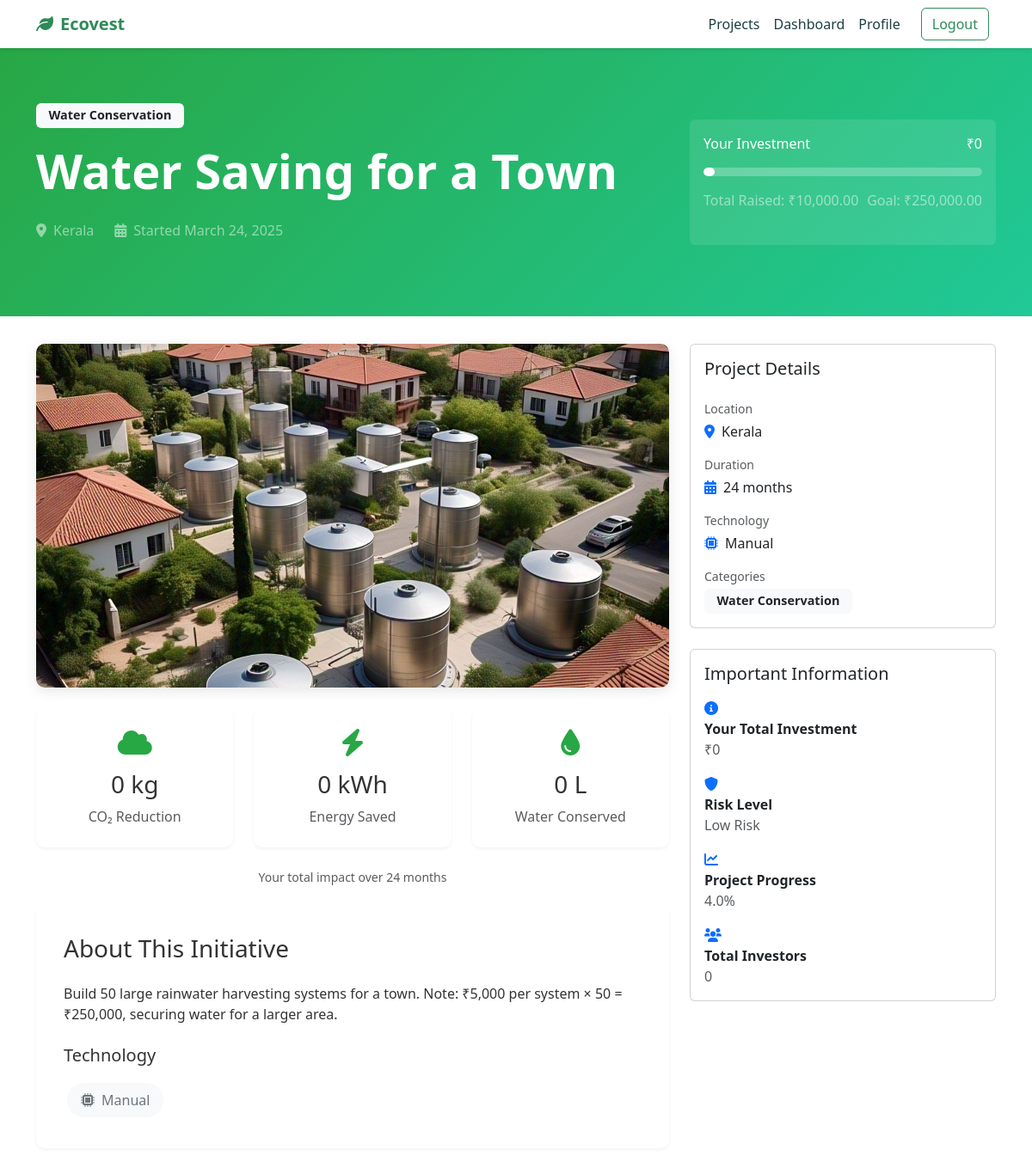
Before: /users/initiative/36/ (signed in, upper part) with the older database file.
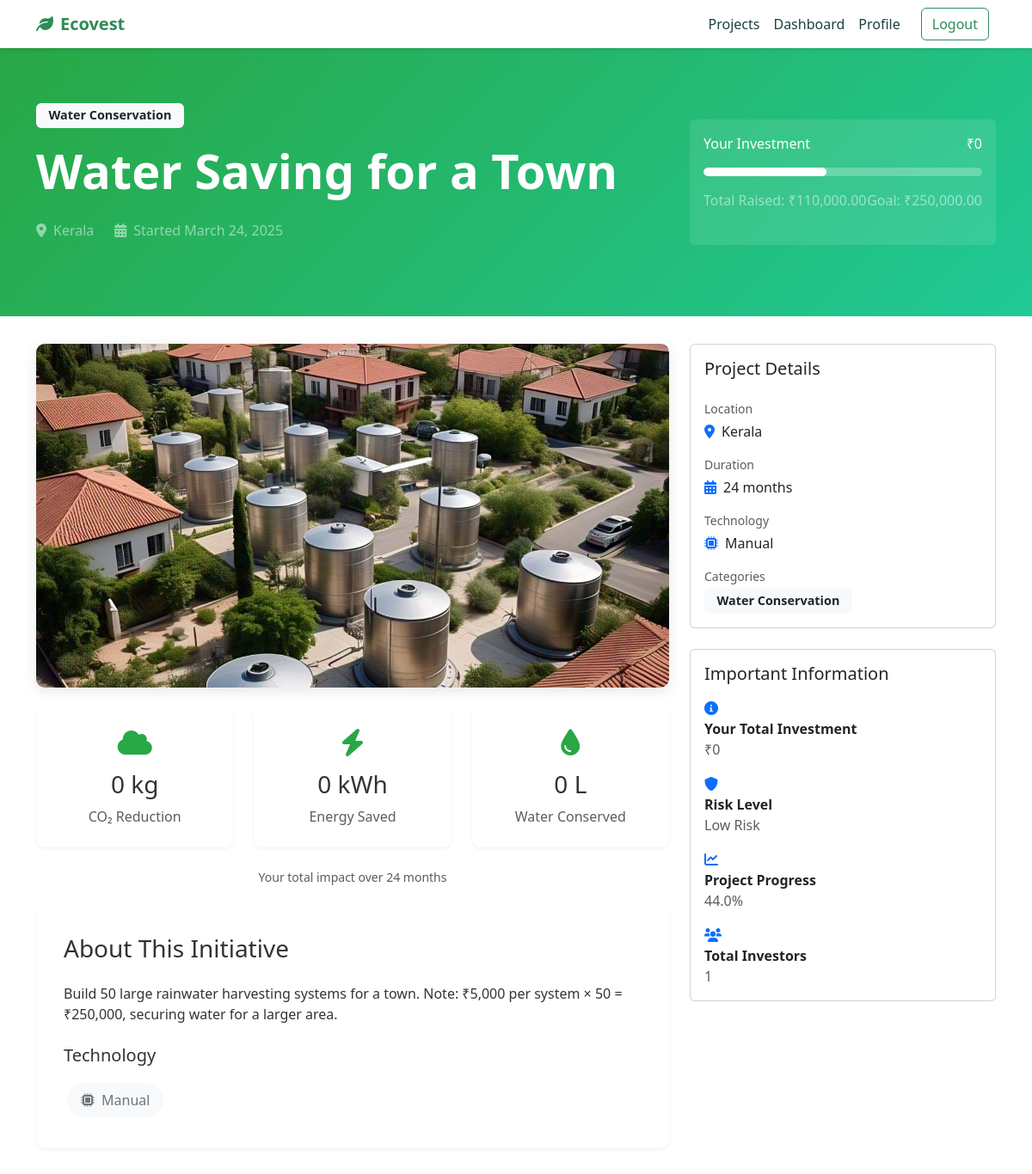
After: the same page with the newer database file.
### initiatives/models.py (models this page shows, shortened)
class Initiative(models.Model):
    STATUS_CHOICES = [
        ('draft', 'Draft'),
        ('active', 'Active'),
        ('funded', 'Funded'),
        ('completed', 'Completed'),
        ('cancelled', 'Cancelled')
    ]
    LOCATION_CHOICES = [
        ('Andhra Pradesh', 'Andhra Pradesh'),
        ('Arunachal Pradesh', 'Arunachal Pradesh'),
        ('Assam', 'Assam'),
        ('Bihar', 'Bihar'),
        ('Chhattisgarh', 'Chhattisgarh'),
        ('Goa', 'Goa'),
        ('Gujarat', 'Gujarat'),
        ('Haryana', 'Haryana'),
        ('Himachal Pradesh', 'Himachal Pradesh'),
        ('Jharkhand', 'Jharkhand'),
        ('Karnataka', 'Karnataka'),
        ('Kerala', 'Kerala'),
        ('Madhya Pradesh', 'Madhya Pradesh'),
        ('Maharashtra', 'Maharashtra'),
        ('Manipur', 'Manipur'),
        ('Meghalaya', 'Meghalaya'),
        ('Mizoram', 'Mizoram'),
        ('Nagaland', 'Nagaland'),
        ('Odisha', 'Odisha'),
        ('Punjab', 'Punjab'),
        ('Rajasthan', 'Rajasthan'),
        ('Sikkim', 'Sikkim'),
        ('Tamil Nadu', 'Tamil Nadu'),
        ('Telangana', 'Telangana'),
        ('Tripura', 'Tripura'),
        ('Uttar Pradesh', 'Uttar Pradesh'),
        ('Uttarakhand', 'Uttarakhand'),
        ('West Bengal', 'West Bengal')
    ]
    TECHNOLOGY_CHOICES = [
        ('Solar', 'Solar'),
        ('Wind', 'Wind'),
        ('Hydro', 'Hydro'),
        ('Organic', 'Organic'),
        ('Mechanical', 'Mechanical'),
        ('Chemical', 'Chemical'),
        ('Biofuel', 'Biofuel'),
        ('EV', 'EV'),
        ('Manual', 'Manual'),
        ('AI', 'AI')
    ]
    RISK_CHOICES = [
        ('low', 'Low Risk'),
        ('medium', 'Medium Risk'),
        ('high', 'High Risk')
    ]
    title = models.CharField(max_length=200)
    description = models.TextField()
    categories = models.ManyToManyField(Category, related_name='initiatives')
    image = models.ImageField(upload_to='initiatives/', null=True, blank=True)
    status = models.CharField(max_length=20, choices=STATUS_CHOICES, default='draft')
    location = models.CharField(max_length=100, choices=LOCATION_CHOICES, default='Karnataka')
    technology_type = models.CharField(max_length=20, choices=TECHNOLOGY_CHOICES, default='Manual')
    goal_amount = models.DecimalField(max_digits=12, decimal_places=2)
    current_amount = models.DecimalField(max_digits=12, decimal_places=2, default=0)
    created_at = models.DateTimeField(auto_now_add=True)
    updated_at = models.DateTimeField(auto_now=True)
    risk_level = models.CharField(max_length=20, choices=RISK_CHOICES, default='medium')
    duration_months = models.IntegerField(default=12)
    min_investment = models.DecimalField(max_digits=10, decimal_places=2, default=1000)
    max_investment = models.DecimalField(max_digits=12, decimal_places=2, null=True, blank=True)
    roi_estimate = models.DecimalField(max_digits=5, decimal_places=2, default=0)
    carbon_reduction_per_investment = models.FloatField(default=0)
    energy_savings_per_investment = models.FloatField(default=0)
    water_savings_per_investment = models.FloatField(default=0)
    carbon_impact = models.FloatField(default=0)  # CO2 reduction in kg
    energy_impact = models.FloatField(default=0)  # Energy saved in kWh
    water_impact = models.FloatField(default=0)   # Water saved in liters
    project_scale = models.IntegerField(
        choices=[
            (1, 'Small'),
            (2, 'Medium'),
            (3, 'Large'),
            (4, 'Very Large'),
            (5, 'Enterprise')
        ],
        default=3
    )
    def calculate_risk_score(self):
        analyzer = PortfolioAnalyzer()
        return analyzer.calculate_risk_score(self)
    def get_risk_label(self):
        analyzer = PortfolioAnalyzer()
        return analyzer.get_risk_label(self.calculate_risk_score())
    def get_progress_percentage(self):
        if self.goal_amount == 0:
            return 0
        return (self.current_amount / self.goal_amount) * 100
    class Meta:
        ordering = ['-created_at']

### users/views.py (the view)
# urls.py: path('initiative/<int:pk>/', views.user_initiative_detail, name='user_initiative_detail'),
@login_required
def user_initiative_detail(request, pk):
    initiative = get_object_or_404(Initiative, pk=pk)
    user_investments = request.user.investments.filter(initiative=initiative)
    totals = user_investments.aggregate(
        total_invested=Coalesce(Sum('amount'), 0, output_field=DecimalField()),
        carbon=Coalesce(Sum('carbon_impact'), 0, output_field=models.FloatField()),
        energy=Coalesce(Sum('energy_impact'), 0, output_field=models.FloatField()),
        water=Coalesce(Sum('water_impact'), 0, output_field=models.FloatField())
    )
    total_invested = totals['total_invested']
    impact_metrics = {
        'carbon': round(totals['carbon']),
        'energy': round(totals['energy']),
        'water': round(totals['water'])
    }
    investment_history = user_investments.order_by('-created_at')
    context = {
        'initiative': initiative,
        'total_invested': total_invested,
        'impact_metrics': impact_metrics,
        'investment_history': investment_history,
        'total_investors': initiative.investments.values('user').distinct().count(),
    }
    return render(request, 'users/user_initiative_detail.html', context)

### investments/portfolio_analyzer.py (called while the page is built)
    def calculate_risk_score(self, initiative):
        base_score = self.SCALE_WEIGHTS.get(initiative.project_scale, 3)
        risk_level_score = self.RISK_LEVEL_WEIGHTS.get(initiative.risk_level, 3)
        final_score = (base_score + risk_level_score) / 2
        return final_score

    def get_risk_label(self, score):
        if score <= 2:
            return 'Low Risk'
        elif score <= 4:
            return 'Medium Risk'
        else:
            return 'High Risk'

### users/templates/users/user_initiative_detail.html (shortened to what the changed rows need)
{% extends 'core/base.html' %}
{% load static %}
{% load humanize %}
{% block content %}
<section class="hero">
    <div class="container">
        <div class="row align-items-center">
            <div class="col-lg-8">
                <div class="mb-3">
                    {% for category in initiative.categories.all %}
                        <span class="badge bg-light text-dark me-2">{{ category.name }}</span>
                    {% endfor %}
                </div>
                <h1 class="display-4 fw-bold mb-4">{{ initiative.title }}</h1>
                <div class="d-flex align-items-center text-white-50 mb-4">
                    <i class="fas fa-map-marker-alt me-2"></i>
                    <span class="me-4">{{ initiative.location }}</span>
                    <i class="fas fa-calendar-alt me-2"></i>
                    <span>Started {{ initiative.created_at|date:"F d, Y" }}</span>
                </div>
            </div>
            <div class="col-lg-4">
                <div class="card bg-white bg-opacity-10 border-0">
                    <div class="card-body">
                        <div class="progress bg-white bg-opacity-25 mb-3">
                            <div class="progress-bar bg-white" role="progressbar"
                                 style="width: {{ initiative.get_progress_percentage }}%"></div>
                        </div>
                        <div class="d-flex justify-content-between text-white-50 mb-4">
                            <span>Total Raised: ₹{{ initiative.current_amount|intcomma }}</span>
                            <span>Goal: ₹{{ initiative.goal_amount|intcomma }}</span>
                        </div>
                    </div>
                </div>
            </div>
        </div>
    </div>
</section>
<div class="container">
    <div class="row">
        <div class="col-lg-8">
            {% if initiative.image %}
                <img src="{{ initiative.image.url }}" class="initiative-image mb-4" alt="{{ initiative.title }}">
            {% else %}
                <img src="https://source.unsplash.com/random/800x400/?{{ initiative.categories.first.name|lower }}"
                     class="initiative-image mb-4" alt="{{ initiative.title }}">
            {% endif %}
            <div class="row g-4 mb-4">
                <div class="col-md-4">
                </div>
                <div class="col-md-4">
                </div>
                <div class="col-md-4">
                </div>
            </div>
            <div class="text-muted small text-center mb-4">
                Your total impact over {{ initiative.duration_months }} months
            </div>
            <div class="detail-section">
                <h3 class="mb-4">About This Initiative</h3>
                {{ initiative.description|linebreaks }}
                <div class="mt-4">
                    <h5 class="mb-3">Technology</h5>
                    <div class="tech-badge">
                        <i class="fas fa-microchip"></i>
                        {{ initiative.technology_type }}
                    </div>
                </div>
            </div>
        </div>
        <div class="col-lg-4">
            <div class="card mb-4">
                <div class="card-body">
                    <div class="mb-3">
                        <small class="text-muted d-block mb-1">Location</small>
                        <div class="d-flex align-items-center">
                            <i class="fas fa-map-marker-alt text-primary me-2"></i>
                            {{ initiative.location }}
                        </div>
                    </div>
                    <div class="mb-3">
                        <small class="text-muted d-block mb-1">Duration</small>
                        <div class="d-flex align-items-center">
                            <i class="fas fa-calendar-alt text-primary me-2"></i>
                            {{ initiative.duration_months }} months
                        </div>
                    </div>
                    <div class="mb-3">
                        <small class="text-muted d-block mb-1">Technology</small>
                        <div class="d-flex align-items-center">
                            <i class="fas fa-microchip text-primary me-2"></i>
                            {{ initiative.technology_type }}
                        </div>
                    </div>
                </div>
            </div>
            <div class="card mb-4">
                <div class="card-body">
                    <ul class="list-unstyled mb-0">
                        <li class="mb-3">
                            <div>
                                <strong>Risk Level</strong>
                                <div class="text-muted">{{ initiative.get_risk_label }}</div>
                            </div>
                        </li>
                        <li class="mb-3">
                            <div>
                                <strong>Project Progress</strong>
                                <div class="text-muted">{{ initiative.get_progress_percentage|floatformat:1 }}%</div>
                            </div>
                        </li>
                        <li>
                            <div>
                                <strong>Total Investors</strong>
                                <div class="text-muted">{{ total_investors|intcomma }}</div>
                            </div>
                        </li>
                    </ul>
                </div>
            </div>
        </div>
    </div>
</div>
{% endblock %}

Changed rows visible on the page:
changed Initiative "Water Saving for a Town": current_amount "10,000.00" → "110,000.00"; get_progress_percentage "4.0" → "44.0"
Other visible differences:
{{ total_investors|intcomma }}: "0" → "1"
